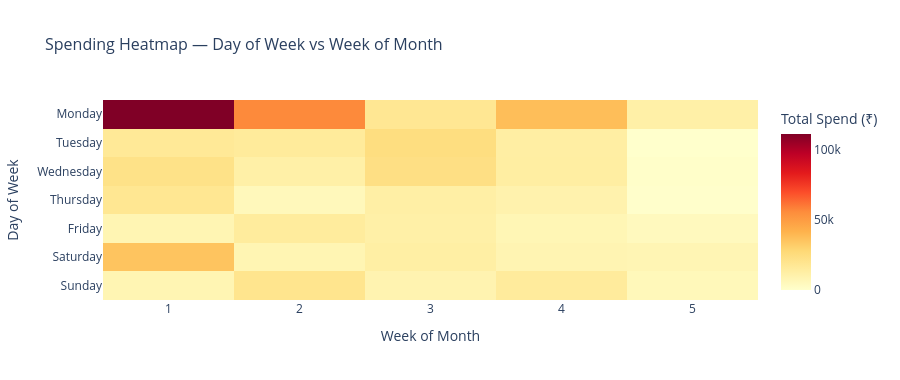

The cell this chart's notebook holds for it:
### Markdown cell above
### Chart 5 - Daily Spend Heatmap

### Code cell
# Build day-of-week × week-of-month spending matrix
df['DayOfWeek'] = df['Date'].dt.day_name()
df['WeekOfMonth'] = df['Date'].apply(
    lambda d: (d.day - 1) // 7 + 1
)
df['DayNum'] = df['Date'].dt.dayofweek   # 0=Mon, 6=Sun

day_order = ['Monday','Tuesday','Wednesday',
             'Thursday','Friday','Saturday','Sunday']

heatmap_data = (df.groupby(['DayOfWeek','WeekOfMonth'])['Amount']
                  .sum()
                  .unstack(fill_value=0))

# Reorder rows by day of week
heatmap_data = heatmap_data.reindex(
    [d for d in day_order if d in heatmap_data.index]
)

fig5 = px.imshow(
    heatmap_data,
    labels  = dict(x='Week of Month', y='Day of Week',
                   color='Total Spend (₹)'),
    title   = 'Spending Heatmap — Day of Week vs Week of Month',
    color_continuous_scale = 'YlOrRd',
    aspect  = 'auto',
)
fig5.update_traces(
    hovertemplate = '%{y} — Week %{x}₹%{z:,.0f}',
)
fig5.update_layout(
    height          = 380,
    title_font_size = 16,
)
fig5.show()

# Also print a simpler day-of-week summary
dow_summary = (df.groupby('DayOfWeek')['Amount']
                 .agg(['sum','mean','count'])
                 .reindex(day_order)
                 .round(0))
dow_summary.columns = ['Total Spend','Avg per Transaction','Transactions']
print("\nSpending by day of week:")
print(dow_summary.to_string())

### Figure 1 — Plotly figure (JSON) as saved in the notebook; plotly's stock layout.template omitted (floating-point values rounded to 4 significant figures)
{"data": [{"coloraxis": "coloraxis", "hovertemplate": "%{y} — Week %{x}₹%{z:,.0f}", "name": "0", "type": "heatmap", "x": [1, 2, 3, 4, 5], "xaxis": "x", "y": ["Monday", "Tuesday", "Wednesday", "Thursday", "Friday", "Saturday", "Sunday"], "yaxis": "y", "z": [[110900.0, 56210.0, 18180.0, 37360.0, 11690.0], [16930.0, 15540.0, 24500.0, 12820.0, 0.0], [21790.0, 11730.0, 23250.0, 13360.0, 984.5], [18340.0, 5484.0, 12330.0, 9827.0, 416.8], [7807.0, 14800.0, 11740.0, 7249.0, 4508.0], [35260.0, 7799.0, 12680.0, 8181.0, 7452.0], [7927.0, 19660.0, 8929.0, 15280.0, 5607.0]]}], "layout": {"coloraxis": {"colorbar": {"title": {"text": "Total Spend (₹)"}}, "colorscale": [[0, "rgb(255,255,204)"], [0.125, "rgb(255,237,160)"], [0.25, "rgb(254,217,118)"], [0.375, "rgb(254,178,76)"], [0.5, "rgb(253,141,60)"], [0.625, "rgb(252,78,42)"], [0.75, "rgb(227,26,28)"], [0.875, "rgb(189,0,38)"], [1, "rgb(128,0,38)"]]}, "height": 380, "title": {"font": {"size": 16}, "text": "Spending Heatmap — Day of Week vs Week of Month"}, "xaxis": {"anchor": "y", "domain": [0, 1], "title": {"text": "Week of Month"}}, "yaxis": {"anchor": "x", "autorange": "reversed", "domain": [0, 1], "title": {"text": "Day of Week"}}}}
